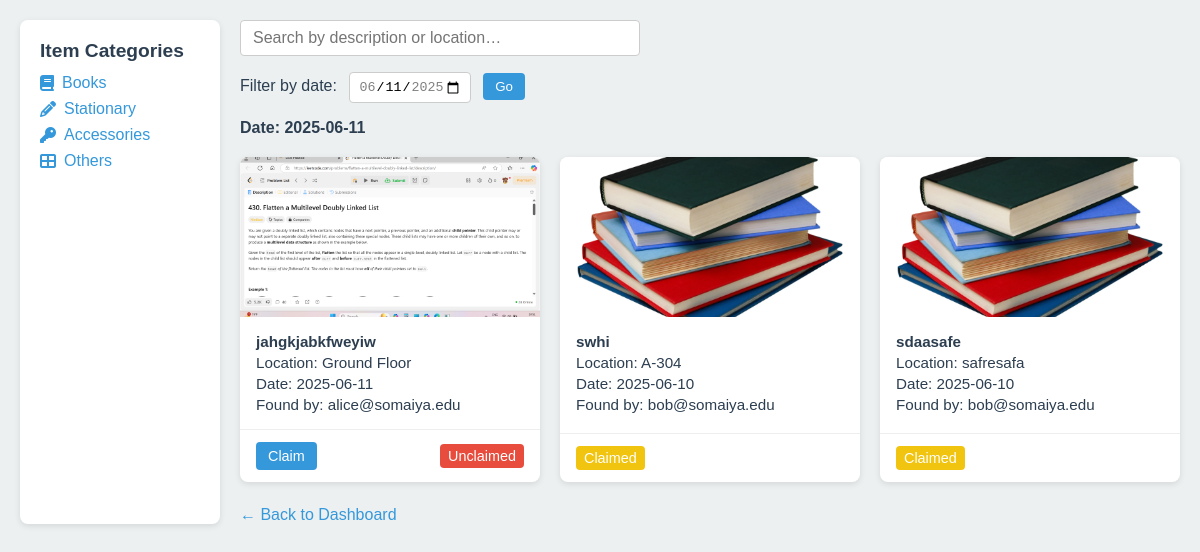
Screenshot of /category/books (signed in) with the database file from the repository.
### app.py (models this page shows)
class Report(db.Model):
    id          = db.Column(db.Integer, primary_key=True)
    email       = db.Column(db.String, nullable=False)
    filename    = db.Column(db.String, nullable=False)
    description = db.Column(db.String, nullable=False)
    location    = db.Column(db.String, nullable=False)
    date_found  = db.Column(db.String, nullable=False)  # 'YYYY-MM-DD'
    category    = db.Column(db.String, nullable=False)
    contact     = db.Column(db.String, nullable=False)
    timestamp   = db.Column(db.DateTime, server_default=db.func.now())
    claimed     = db.Column(db.Boolean, default=False)
    claimed_by  = db.Column(db.String, nullable=True)
    received    = db.Column(db.Boolean, default=False)

### app.py (the view)
@app.route('/category/<cat>')
@login_required
def category_items(cat):
    filter_date = request.args.get('filter_date')
    q = Report.query.filter_by(category=cat, received=False)
    if filter_date:
        q = q.filter_by(date_found=filter_date)
    items = q.order_by(Report.timestamp.desc()).all()
    items_for_js = [
        {'id': i.id, 'description': i.description, 'location': i.location}
        for i in items
    ]
    all_dates = [r.date_found for r in Report.query.with_entities(Report.date_found)]
    max_date = date.today().isoformat()
    min_date = (date.today() - timedelta(days=6)).isoformat()
    user_claims = {
        cr.report_id for cr in ClaimRequest.query.filter_by(user_email=session['email'])
    }
    return render_template(
        'categoryitems.html',
        items=items,
        items_for_js=items_for_js,
        category=cat,
        min_date=min_date,
        max_date=max_date,
        filter_date=filter_date,
        user_claims=user_claims
    )

### app.py (called while the page is built)
@app.context_processor
def inject_globals():
    return {
        'email': session.get('email'),
        'roles': session.get('roles', []),
        'today': date.today()
    }

def login_required(f):
    @wraps(f)
    def wrapper(*args, **kwargs):
        if 'email' not in session:
            return redirect(url_for('do_login'))
        return f(*args, **kwargs)
    return wrapper

### Templates/categoryitems.html (shortened to what this page needs)
<!DOCTYPE html>
<html lang="en">
<head>
  <link rel="stylesheet"
        href="https://cdnjs.cloudflare.com/ajax/libs/font-awesome/6.4.0/css/all.min.css" />
</head>
<body>
  <div class="container">
    <aside class="sidebar">
      <h3>Item Categories</h3>
      <nav>
        <ul>
          <li><a href="{{ url_for('category_items', cat='books') }}"><i class="fas fa-book"></i> Books</a></li>
          <li><a href="{{ url_for('category_items', cat='stationary') }}"><i class="fas fa-pencil-alt"></i> Stationary</a></li>
          <li><a href="{{ url_for('category_items', cat='accessories') }}"><i class="fas fa-key"></i> Accessories</a></li>
          <li><a href="{{ url_for('category_items', cat='others') }}"><i class="fas fa-th-large"></i> Others</a></li>
        </ul>
      </nav>
    </aside>
    <section class="main">
      <div class="search-bar">
        <input
          type="text"
          id="search"
          placeholder="Search by description or location…"
          oninput="filterCards()"
        />
      </div>
      <form class="filter" method="get"
            action="{{ url_for('category_items', cat=category) }}">
        <label for="filter_date">Filter by date:</label>
        <input
          type="date"
          id="filter_date"
          name="filter_date"
          min="{{ min_date }}"
          max="{{ max_date }}"
          value="{{ filter_date or max_date }}"
        />
        <button type="submit">Go</button>
      </form>
      <div class="current-date">
        Date:
        <strong>{{ filter_date or today.strftime('%Y-%m-%d') }}</strong>
      </div>
      <div class="card-grid">
        {% for item in items %}
          <div class="card" data-id="{{ item.id }}">
            <img
              src="{% if item.filename %}
                       {{ url_for('static', filename='uploads/'~item.filename) }}
                     {% else %}
                       {{ url_for('static', filename='images/placeholder.png') }}
                     {% endif %}"
              alt="{{ item.description }}"
            />
            <div class="card-body">
              <p><strong>{{ item.description }}</strong></p>
              <p>Location: {{ item.location }}</p>
              <p>Date: {{ item.date_found }}</p>
              <p>Found by: {{ item.email }}</p>
            </div>
            <div class="card-footer">
              {% if item.received %}
                <span class="status-indicator status-received">Received</span>
              {% elif item.claimed and item.claimed_by==email %}
                <span class="status-indicator status-claimed">Claimed</span>
              {% elif item.id in user_claims %}
                <span class="status-indicator status-claimed">Pending…</span>
              {% else %}
                <button class="action-btn claim-btn"
                        onclick='event.stopPropagation();
                          fetch("{{ url_for("claim_report",report_id=item.id) }}", {
                            method:"POST",
                            headers:{"X-CSRFToken":
                              document.querySelector("meta[name=csrf-token]")
                                      .getAttribute("content")}
                          })
                          .then(r=>r.json())
                          .then(d=>{ alert(d.message); location.reload(); });'>
                  Claim
                </button>
                <span class="status-indicator status-unclaimed">Unclaimed</span>
              {% endif %}
            </div>
          </div>
        {% endfor %}
      </div>
      <a href="{{ url_for('show_home') }}" class="back-btn">&larr; Back to Dashboard</a>
    </section>
  </div>
</body>
</html>

### Templates/categoryitems.html (style rules this page uses)
* { box-sizing: border-box; }
body { margin: 0; font-family: Arial, sans-serif; background: #ecf0f1; color: #2c3e50; }
.container { display: flex; max-width: 1200px; margin: 0 auto; padding: 20px; }
.sidebar { width: 200px; background: #fff; padding: 20px; border-radius: 8px; box-shadow: 0 2px 6px rgba(0,0,0,0.1); margin-right: 20px; }
.sidebar h3 { margin-top: 0; font-size: 1.2rem; margin-bottom: 12px; }
.sidebar ul { list-style: none; padding: 0; margin: 0; }
.sidebar li + li { margin-top: 8px; }
.sidebar a { text-decoration: none; color: #3498db; font-weight: 500; display: flex; align-items: center; gap: 8px; }
.main { flex: 1; }
.search-bar { margin-bottom: 16px; }
.search-bar input { width: 100%; max-width: 400px; padding: 8px 12px; font-size: 1rem; border: 1px solid #ccc; border-radius: 4px; }
form.filter { margin-bottom: 16px; }
form.filter label { margin-right: 8px; font-weight: 500; }
form.filter input[type="date"] { padding: 6px 8px; border: 1px solid #ccc; border-radius: 4px; margin-right: 8px; }
form.filter button { padding: 6px 12px; background: #3498db; border: none; color: #fff; border-radius: 4px; cursor: pointer; }
.current-date { margin-bottom: 20px; font-weight: bold; }
.card-grid { display: grid; grid-template-columns: repeat(auto-fill, minmax(260px, 1fr)); gap: 20px; }
.card { background: #fff; border-radius: 8px; overflow: hidden; box-shadow: 0 2px 6px rgba(0,0,0,0.1); display: flex; flex-direction: column; }
.card img { width: 100%; height: 160px; object-fit: cover; }
.card-body { padding: 12px 16px; flex: 1; }
.card-body p { margin: 4px 0; font-size: 0.95rem; }
.card-footer { padding: 12px 16px; border-top: 1px solid #eee; display: flex; align-items: center; justify-content: space-between; }
.status-indicator { font-size: 0.9rem; padding: 4px 8px; border-radius: 4px; font-weight: 500; }
.status-claimed { background: #f1c40f; color: #fff; }
.status-unclaimed { background: #e74c3c; color: #fff; }
.action-btn { border: none; border-radius: 4px; padding: 6px 12px; font-size: 0.9rem; cursor: pointer; color: #fff; }
.claim-btn { background: #3498db; }
.back-btn { display: inline-block; margin-top: 24px; text-decoration: none; color: #3498db; font-weight: 500; }

### rows the page displays
Report: filename (picture), description "jahgkjabkfweyiw", location "Ground Floor", date_found "2025-06-11", email "alice@somaiya.edu"
Report: filename (picture), description "swhi", location "A-304", date_found "2025-06-10", email "bob@somaiya.edu", received "Claimed"
Report: filename (picture), description "sdaasafe", location "safresafa", date_found "2025-06-10", email "bob@somaiya.edu", received "Claimed"
